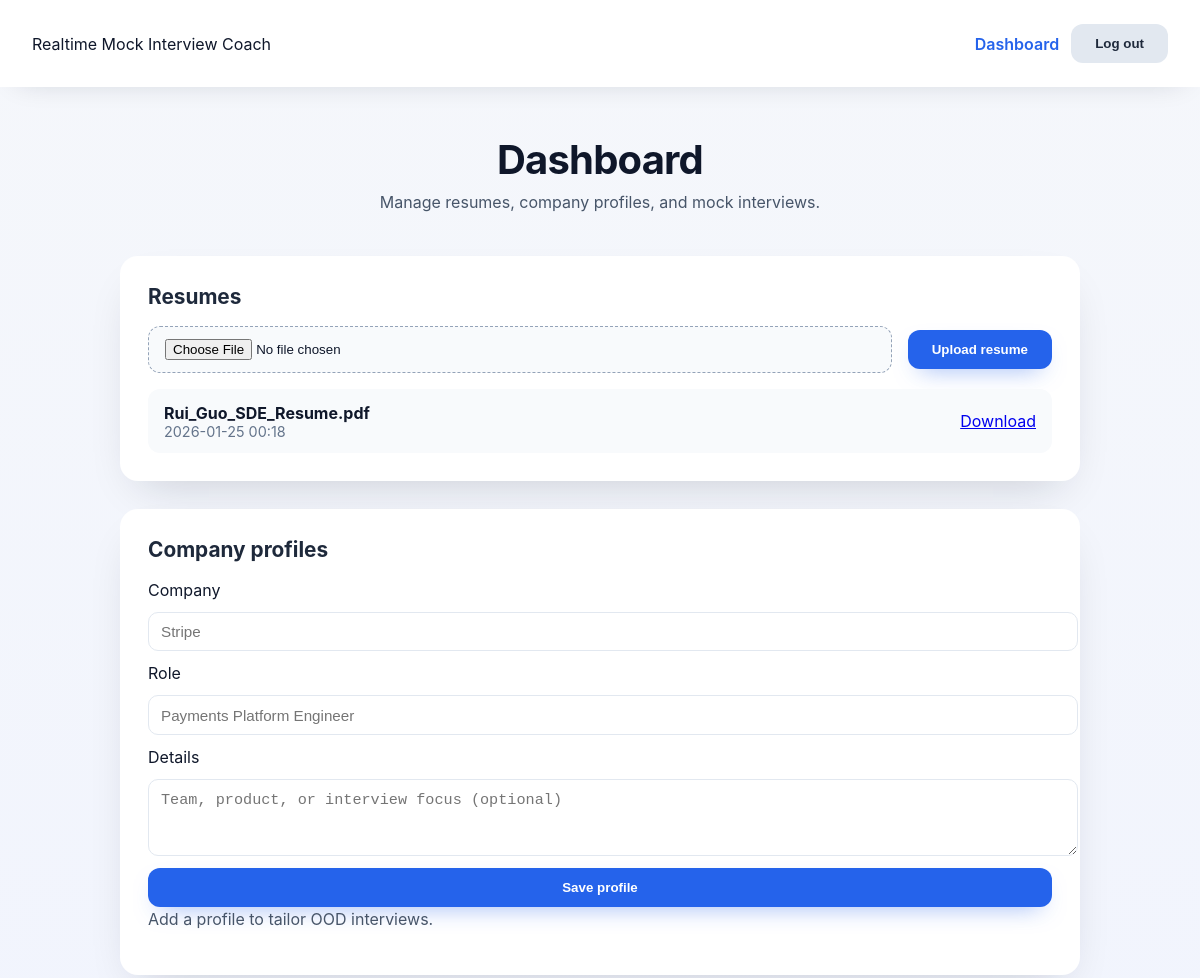
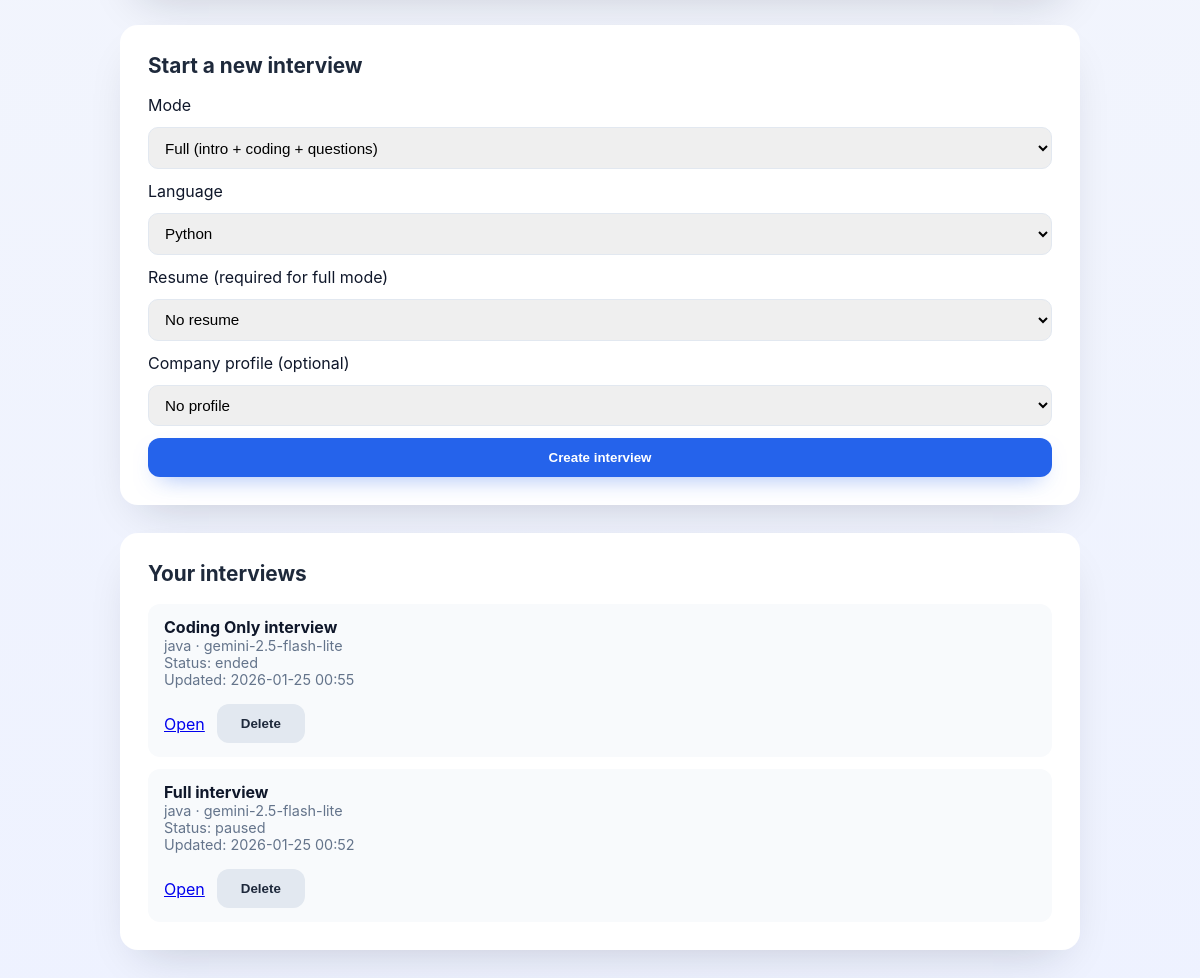
/dashboard (signed in), run on the app's committed database (2 pictures, top to bottom).
### app/models.py (models this page shows)
class Base(DeclarativeBase):
    pass

class Resume(Base):
    __tablename__ = "resumes"
    id: Mapped[int] = mapped_column(Integer, primary_key=True)
    user_id: Mapped[int] = mapped_column(ForeignKey("users.id"), nullable=False, index=True)
    filename: Mapped[str] = mapped_column(String(255), nullable=False)
    content_type: Mapped[str] = mapped_column(String(128), nullable=False)
    size_bytes: Mapped[int] = mapped_column(Integer, nullable=False, default=0)
    storage_path: Mapped[str] = mapped_column(String(512), nullable=False)
    text: Mapped[str] = mapped_column(Text, nullable=False, default="")
    created_at: Mapped[datetime] = mapped_column(DateTime, default=datetime.utcnow, nullable=False)
    user = relationship("User", back_populates="resumes")

class Interview(Base):
    __tablename__ = "interviews"
    id: Mapped[int] = mapped_column(Integer, primary_key=True)
    user_id: Mapped[int] = mapped_column(ForeignKey("users.id"), nullable=False, index=True)
    resume_id: Mapped[int | None] = mapped_column(ForeignKey("resumes.id"), nullable=True)
    company_profile_id: Mapped[int | None] = mapped_column(ForeignKey("company_profiles.id"), nullable=True)
    status: Mapped[str] = mapped_column(String(32), nullable=False, default="created")
    mode: Mapped[str] = mapped_column(String(32), nullable=False, default="full")
    language: Mapped[str] = mapped_column(String(16), nullable=False, default="python")
    model: Mapped[str] = mapped_column(String(64), nullable=False, default="gemini-2.5-flash-lite")
    started_at: Mapped[datetime | None] = mapped_column(DateTime, nullable=True)
    ended_at: Mapped[datetime | None] = mapped_column(DateTime, nullable=True)
    updated_at: Mapped[datetime] = mapped_column(DateTime, default=datetime.utcnow, nullable=False)
    current_phase: Mapped[str | None] = mapped_column(String(64), nullable=True)
    phase_started_at: Mapped[datetime | None] = mapped_column(DateTime, nullable=True)
    phase_turn_start_index: Mapped[int] = mapped_column(Integer, nullable=False, default=0)
    last_speech_at: Mapped[datetime | None] = mapped_column(DateTime, nullable=True)
    last_code_change_at: Mapped[datetime | None] = mapped_column(DateTime, nullable=True)
    candidate_name: Mapped[str] = mapped_column(String(120), nullable=False, default="")
    problem_presented: Mapped[bool] = mapped_column(Boolean, nullable=False, default=False)
    current_code: Mapped[str] = mapped_column(Text, nullable=False, default="")
    conversation: Mapped[list] = mapped_column(MutableList.as_mutable(_json_type()), nullable=False, default=list)
    code_snapshots: Mapped[list] = mapped_column(MutableList.as_mutable(_json_type()), nullable=False, default=list)
    company_context: Mapped[dict] = mapped_column(MutableDict.as_mutable(_json_type()), nullable=False, default=dict)
    coding_question: Mapped[dict] = mapped_column(MutableDict.as_mutable(_json_type()), nullable=False, default=dict)
    ood_question: Mapped[dict] = mapped_column(MutableDict.as_mutable(_json_type()), nullable=False, default=dict)
    code_evaluation: Mapped[dict] = mapped_column(MutableDict.as_mutable(_json_type()), nullable=False, default=dict)
    coding_summary: Mapped[dict] = mapped_column(MutableDict.as_mutable(_json_type()), nullable=False, default=dict)
    report: Mapped[dict] = mapped_column(MutableDict.as_mutable(_json_type()), nullable=False, default=dict)
    user = relationship("User", back_populates="interviews")
    resume = relationship("Resume")
    company_profile = relationship("CompanyProfile")

### app/app.py (the view)
    @app.route("/dashboard")
    @login_required
    def dashboard():
        with _db() as db:
            user = _ensure_logged_in(db)
            resumes = db.scalars(select(Resume).where(Resume.user_id == user.id)).all()
            companies = db.scalars(select(CompanyProfile).where(CompanyProfile.user_id == user.id)).all()
            interviews = db.scalars(
                select(Interview).where(Interview.user_id == user.id, Interview.status != "deleted").order_by(Interview.updated_at.desc())
            ).all()
            return render_template(
                "dashboard.html",
                user=user,
                resumes=resumes,
                companies=companies,
                interviews=interviews,
                supported_models=list(config.SUPPORTED_MODELS.keys()),
            )

### app/auth.py (called while the page is built)
def get_current_user(db: Session) -> User | None:
    user_id = session.get("user_id")
    if not user_id:
        return None
    return db.get(User, int(user_id))

def login_required(fn: F) -> F:
    @wraps(fn)
    def wrapper(*args, **kwargs):
        if not session.get("user_id"):
            if request.path.startswith("/api/"):
                return jsonify({"error": "Authentication required."}), 401
            return redirect(url_for("login"))
        return fn(*args, **kwargs)
    return cast(F, wrapper)

### app/templates/dashboard.html (shortened to what this page needs)
{% extends "base.html" %}
{% block content %}
<header class="header">
    <h1>Dashboard</h1>
    <p class="tagline">Manage resumes, company profiles, and mock interviews.</p>
</header>
<section class="card">
    <h2>Resumes</h2>
    <form method="post" action="{{ url_for('upload_resume') }}" enctype="multipart/form-data">
        <input type="file" name="file" accept=".pdf,.txt" required>
        <button type="submit">Upload resume</button>
    </form>
    {% if resumes %}
    <div class="list-grid">
        {% for resume in resumes %}
        <div class="list-item">
            <div>
                <strong>{{ resume.filename }}</strong>
                <div class="muted">{{ resume.created_at.strftime("%Y-%m-%d %H:%M") }}</div>
            </div>
            <a href="{{ url_for('download_resume', resume_id=resume.id) }}">Download</a>
        </div>
        {% endfor %}
    </div>
    {% else %}
    <p class="hint">No resumes yet. Upload one to enable full interview mode.</p>
    {% endif %}
</section>
<section class="card">
    <h2>Company profiles</h2>
    <form method="post" action="{{ url_for('create_company_profile') }}" class="stacked-form">
        <label>Company</label>
        <input type="text" name="company" placeholder="Stripe">
        <label>Role</label>
        <input type="text" name="role" placeholder="Payments Platform Engineer">
        <label>Details</label>
        <textarea name="details" rows="3" placeholder="Team, product, or interview focus (optional)"></textarea>
        <button type="submit">Save profile</button>
    </form>
    {% if companies %}
    <div class="list-grid">
        {% for company in companies %}
        <div class="list-item">
            <div>
                <strong>{{ company.company or "Company profile" }}</strong>
                <div class="muted">{{ company.role }}</div>
            </div>
            <div class="muted">{{ company.created_at.strftime("%Y-%m-%d %H:%M") }}</div>
        </div>
        {% endfor %}
    </div>
    {% else %}
    <p class="hint">Add a profile to tailor OOD interviews.</p>
    {% endif %}
</section>
<section class="card">
    <h2>Start a new interview</h2>
    <form method="post" action="{{ url_for('create_interview') }}" class="stacked-form">
        <label>Mode</label>
        <select name="mode" required>
            <option value="full">Full (intro + coding + questions)</option>
        </select>
        <label>Language</label>
        <select name="language" required>
            <option value="python">Python</option>
        </select>
        <label>Resume (required for full mode)</label>
        <select name="resume_id">
            <option value="">No resume</option>
        </select>
        <label>Company profile (optional)</label>
        <select name="company_profile_id">
            <option value="">No profile</option>
        </select>
        <button type="submit">Create interview</button>
    </form>
</section>
<section class="card">
    <h2>Your interviews</h2>
    {% if interviews %}
    <div class="list-grid">
        {% for interview in interviews %}
        <div class="list-item list-item-column">
            <div>
                <strong>{{ interview.mode | replace('_', ' ') | title }} interview</strong>
                <div class="muted">{{ interview.language }} · {{ interview.model }}</div>
                <div class="muted">Status: {{ interview.status }}</div>
                <div class="muted">Updated: {{ interview.updated_at.strftime("%Y-%m-%d %H:%M") }}</div>
            </div>
            <div class="actions">
                <a href="{{ url_for('interview_page', interview_id=interview.id) }}">Open</a>
                <form action="{{ url_for('delete_interview') }}" method="post" class="inline-form">
                    <button type="submit" class="secondary">Delete</button>
                </form>
            </div>
        </div>
        {% endfor %}
    </div>
    {% else %}
    <p class="hint">No interviews yet. Create one above.</p>
    {% endif %}
</section>
{% endblock %}

### app/static/css/style.css (style rules this page uses)
:root { color-scheme: light; font-family: "Inter", system-ui, -apple-system, BlinkMacSystemFont, "Segoe UI", sans-serif; background-color: #f5f7fb; color: #0f172a; }
body { margin: 0; padding: 0; min-height: 100vh; background: linear-gradient(180deg, #f5f7fb 0%, #eef2ff 100%); }
.inline-form { margin: 0; }
.stacked-form { display: grid; gap: 0.75rem; align-items: start; }
.stacked-form input, .stacked-form textarea, .stacked-form select { width: 100%; border-radius: 10px; border: 1px solid #e2e8f0; padding: 0.65rem 0.75rem; font-size: 0.95rem; }
.list-grid { display: grid; gap: 0.75rem; margin-top: 1rem; }
.list-item { display: flex; justify-content: space-between; align-items: center; gap: 1rem; padding: 0.85rem 1rem; border-radius: 12px; background: #f8fafc; }
.list-item-column { flex-direction: column; align-items: flex-start; }
.muted { color: #64748b; font-size: 0.9rem; }
.actions { display: flex; gap: 0.75rem; align-items: center; }
.header { text-align: center; }
.header h1 { margin: 0; font-size: 2.5rem; letter-spacing: -0.02em; }
.tagline { margin-top: 0.5rem; color: #475569; font-size: 1rem; }
.card { background: #fff; border-radius: 18px; padding: 1.75rem; box-shadow: 0 20px 45px -20px rgba(15, 23, 42, 0.2); }
.card h2 { margin-top: 0; font-size: 1.3rem; color: #1e293b; }
form { display: flex; flex-wrap: wrap; gap: 1rem; align-items: center; }
input[type="file"] { flex: 1; border: 1px dashed #94a3b8; padding: 0.75rem 1rem; border-radius: 12px; background-color: #f8fafc; cursor: pointer; }
button { cursor: pointer; border: none; border-radius: 12px; background: #2563eb; color: #fff; font-weight: 600; padding: 0.75rem 1.5rem; transition: transform 0.1s ease-in-out, box-shadow 0.1s ease-in-out; box-shadow: 0 10px 25px -12px rgba(37, 99, 235, 0.6); }
.secondary { background: #e2e8f0; color: #1e293b; box-shadow: none; }
.hint { margin-top: 0; color: #475569; line-height: 1.5; }

### data on the page
Resume: filename "Rui_Guo_SDE_Resume.pdf", created_at "2026-01-25 00:18"
Interview: mode "Coding Only", language "java", model "gemini-2.5-flash-lite", status "ended", updated_at "2026-01-25 00:55"
Interview: mode "Full", language "java", model "gemini-2.5-flash-lite", status "paused", updated_at "2026-01-25 00:52"
